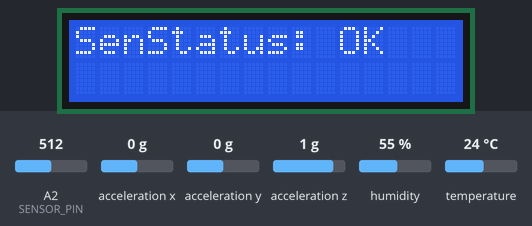
Simulated run of this sketch. Board: Arduino Uno, built with avr-gcc and run on an emulated ATmega328P. On the bench: 16×2 character LCD. Inputs (shaded band) come from the test bench; at power-on: acceleration x 0 g, humidity 55 %, temperature 24 °C, acceleration y 0 g, A2 (SENSOR_PIN) = 512, acceleration z 1 g. What the sketch prints to the serial monitor is not drawn.

Above: at 6.2 s.
6.3 s: acceleration x set to -1.4 g
At 15.6 s:
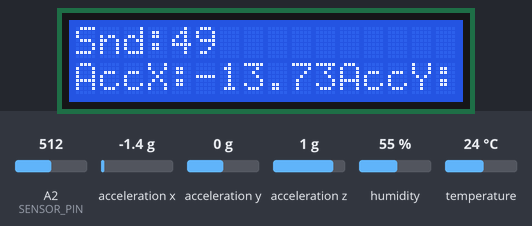
16.7 s: humidity set to 22 %
At 20.0 s:
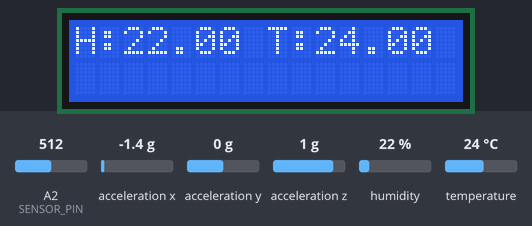
22.8 s: temperature set to 12 °C
At 26.3 s:
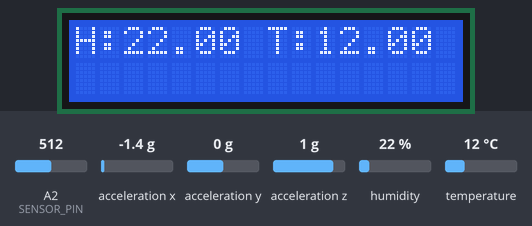
28.8 s: acceleration x set to -0.8 g
At 34.4 s:
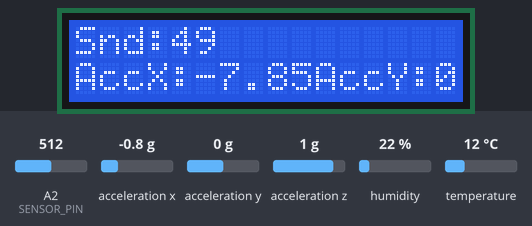
37.0 s: acceleration y set to -1.4 g
At 46.8 s:
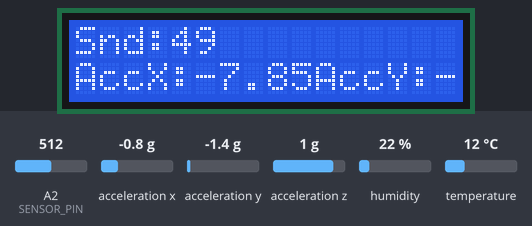
47.9 s: humidity set to 40 %
At 56.2 s:
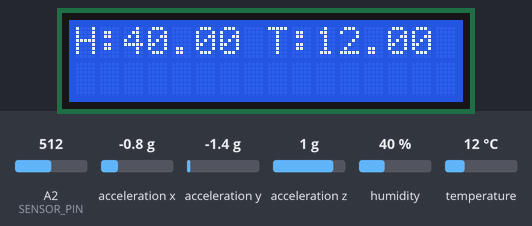
Timing chart, 0 to 57.7 s (numbered marks = the images above; inputs shaded):
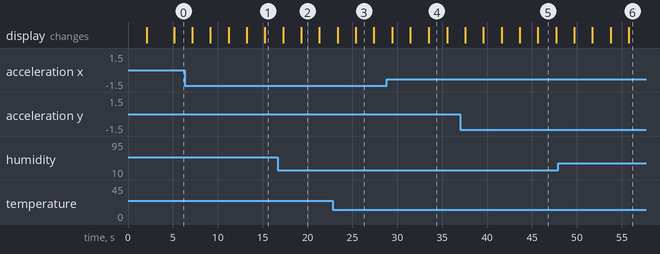

Measured:
- what the display in image 2 shows lasts 2.0 s, from 19.3 s to 21.3 s
- what the display in image 4 shows lasts 2.0 s, from 33.5 s to 35.5 s

The sketch:

old.ino
```cpp
#include <Wire.h>
#include <Adafruit_Sensor.h>
#include <Adafruit_ADXL345_U.h>
#include "DHT.h"
#include <LiquidCrystal.h>
#include <TimeLib.h>

// Pin definitions
#define DHT22_PIN 12
#define DHTTYPE DHT22

// Create objects
Adafruit_ADXL345_Unified accel = Adafruit_ADXL345_Unified(12345);
DHT dht(DHT22_PIN, DHTTYPE);
LiquidCrystal lcd(7, 6, 2, 3, 4, 5);

const int sampleWindow = 50;                              // Sample window width in mS (50 mS = 20Hz)
unsigned int sample;

#define SENSOR_PIN A2

// Variables for DHT22
float humidity = 0.0;
float temperature = 0.0;

// Status variables
bool dhtStatus = false;
bool accelStatus = false;

void setup() {
  // Initialize Serial Monitor
  Serial.begin(9600);

  // Initialize LCD
  lcd.begin(16, 2);
  lcd.print("Initializing...");

  // Initialize ADXL345
  if (accel.begin()) {
    accel.setRange(ADXL345_RANGE_16_G);
    accelStatus = true;
  } else {
    Serial.println("Failed to find ADXL345 chip");
    accelStatus = false;
  }

  // Initialize DHT22
  dht.begin();

  lcd.setCursor(0, 1);
  lcd.print("Ready");

  // setting up new sound
  pinMode (SENSOR_PIN, INPUT); // Set the signal pin as input


  // Show initial status on LCD
  delay(2000);
  lcd.clear();
  lcd.setCursor(0, 0);
  lcd.print("final year project");
  lcd.setCursor(0, 1);
  lcd.print("Jeremy & Barnabas");
  delay(3000);

  // Initialize time (Assume this sets the correct time for now)
  setTime(0, 0, 0, 0, 0, 2024);  // HH, MM, SS, Day, Month, Year
  Serial.println("accX(m/s),accY(m/s),accZ(m/s),temperature(C),humidity(H),sound(db),Time(s)");
}

void loop() {
  // Read ADXL345 data
  sensors_event_t event;
  if (accelStatus) {
    accel.getEvent(&event);
  } else {
    event.acceleration.x = event.acceleration.y = event.acceleration.z = 0;
  }

  // Read DHT22 data
  humidity = dht.readHumidity();
  temperature = dht.readTemperature();

  if (isnan(humidity) || isnan(temperature)) {
    dhtStatus = false;
    humidity = 0;
    temperature = 0;
  } else {
    dhtStatus = true;
  }

  // Read sound sensor data
  //  int soundValue = analogRead(A2);
   unsigned long startMillis= millis();                   // Start of sample window
   float peakToPeak = 0;                                  // peak-to-peak level

   unsigned int signalMax = 0;                            //minimum value
   unsigned int signalMin = 1024;                         //maximum value

                                                          // collect data for 50 mS
   while (millis() - startMillis < sampleWindow)
   {
      sample = analogRead(SENSOR_PIN);                    //get reading from microphone
      if (sample < 1024)                                  // toss out spurious readings
      {
         if (sample > signalMax)
         {
            signalMax = sample;                           // save just the max levels
         }
         else if (sample < signalMin)
         {
            signalMin = sample;                           // save just the min levels
         }
      }
   }

   peakToPeak = signalMax - signalMin;                    // max - min = peak-peak amplitude
   int db = map(peakToPeak,20,900,49.5,90);             //calibrate for deciBels
  // Display data on Serial Monitor
  String status = (dhtStatus && accelStatus) ? "OK" : "Error";


  Serial.print(event.acceleration.x);
  Serial.print(", ");
  Serial.print(event.acceleration.y);
  Serial.print(", ");
  Serial.print(event.acceleration.z);
  Serial.print(", ");
  Serial.print(temperature);
  Serial.print(", ");
  Serial.print(humidity);
  Serial.print(", ");
  Serial.print(db);
  Serial.print(", ");
  Serial.print(hour());
  Serial.print(":");
  Serial.print(minute());
  Serial.print(":");
  Serial.print(second());
  Serial.println();

  // Display data on LCD
  lcd.clear();
  lcd.setCursor(0, 0);
  lcd.print("SenStatus: ");
  lcd.print(status);

  delay(2000);

  lcd.clear();
  lcd.setCursor(0, 0);
  lcd.print("H:");
  lcd.print(humidity);
  lcd.print(" T:");
  lcd.print(temperature);

  delay(2000);

  lcd.clear();
  lcd.setCursor(0, 0);
  lcd.print("Snd:");
  lcd.print(db);
  lcd.setCursor(0, 1);
  lcd.print("AccX:");
  lcd.print(event.acceleration.x);
  lcd.print("AccY:");
  lcd.print(event.acceleration.y);
  lcd.print("AccZ:");
  lcd.print(event.acceleration.z);

  delay(2000);
}
```
